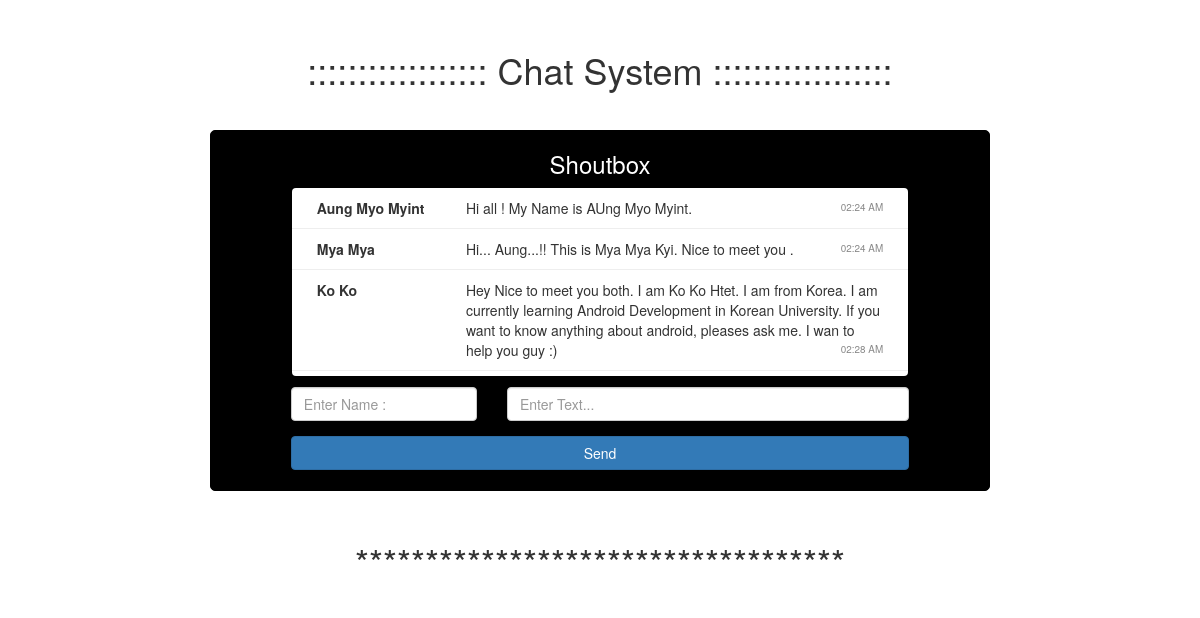
The page / on the database its author committed.
### tables this page shows
CREATE TABLE `shout_table` (
  `id` int(11) NOT NULL,
  `user` varchar(50) NOT NULL,
  `message` text NOT NULL,
  `time` time NOT NULL
);

### index.php (the view, shortened to what this page needs)
<?php
include "database.php";
?>
<?php
 $query  = 'Select * from shout_table';
 $shouts = mysqli_query($con, $query);
?>
<!Doctype html>
<html>
<head>
	<link rel="stylesheet"  href="css/style.css" type="text/css" />
	<link rel="stylesheet" href="https://maxcdn.bootstrapcdn.com/bootstrap/3.3.7/css/bootstrap.min.css">
</head>
<body>
<div class="container " style="">
	<div class="row div_row" style="">
		<div class="col-md-2" ></div>
		<div class="col-md-8  " >
				<div class="row text-center" >
					<h1 > :::::::::::::::::: Chat System ::::::::::::::::::   </h1>
				</div>
		</div>
		<div class="col-md-2" ></div>
	</div>
	<div class="row div_row" style="">
		<div class="col-md-2" ></div>
		<div class="col-md-8 div_black_background" style="">
				<div class="row text-center" style="">
					<h3 class="font_color_white"> Shoutbox </h1>
				</div>
				<div class="row chat_cover_parent_height" style="">
					<div class="col-md-1"></div>
					<div class="col-md-10" >
						<ul class="col-md-12 div_chat_cover" style="">
							<?php while($row = mysqli_fetch_assoc($shouts)) : ?>
							<li class="row div_message_line" style="">
									<span class="col-md-3 word-wrap" style="">
										<strong> <?php  echo $row['user'];   ?> </strong>
									</span>
									<span class="col-md-9 word-wrap" style=" ">
										<?php  echo $row['message'];   ?>
										<span class="time" >
											<small>
												<?php  $time = date("h:i A",strtotime($row['time']));   ?>
												<?php  echo $time;   ?>
											</small>
										</span>
									</span>
							</li>
							<?php endwhile; ?>
						</ul>
					</div>
					<div class="col-md-1"></div>
				</div>
				<div class="row" style="">
					<div class="col-md-1"></div>
					<div class="col-md-10 div_two_textboxes" style="">
						<form method="post" action="process.php">
							<div  class="row" style="" >
								<div class="col-md-4" >
									<input class="form-control" type="text" style="" placeholder="Enter Name : "  name="user">
								</div>
								<div class="col-md-8" >
									<input class="form-control"  type="text"  style=""  placeholder="Enter Text... " name="message">
								</div>
							</div>
							<div  class="row div_button" style="">
								<div class="col-md-12" >
									<input class="btn btn-primary btn-block btn_color"  type="submit" value="Send" name="submit">
								</div>
							</div>
						</form>
					</div>
					<div class="col-md-1"></div>
				</div>
		</div>
		<div class="col-md-2" ></div>
	</div>
	<div class="row div_row" style="">
		<div class="col-md-2" ></div>
		<div class="col-md-8  " >
				<div class="row text-center" >
					<h1 > ***********************************   </h1>
				</div>
		</div>
		<div class="col-md-2" ></div>
	</div>
</div>
</body>
</html>

### css/style.css (style rules this page uses)
.div_black_background { background-color:black; border:1px solid #000; border-radius: 5px; }
.chat_cover_parent_height { height:200px; }
.div_chat_cover { background-color:white; height:190px; border:1px solid #000; border-radius: 5px; overflow: auto; margin: 0 auto; }
.div_message_line { list-style : none; border-bottom : 1px #eee solid; padding : 10px; }
.word-wrap { word-wrap:break-word; display:block; }
.time { color : #888; font-size: smaller; float : right; }
.div_two_textboxes { margin-bottom : 20px; }
.btn_color { background-color: #d52727; border-color: #d52727; }
.font_color_white { color:white; }
.div_button { margin-top: 15px; }
.div_row { margin-top:30px; }

### rows shown on the page
shout_table: user "Aung Myo Myint", message "Hi all ! My Name is AUng Myo Myint.", time "02:24 AM"
shout_table: user "Mya Mya", message "Hi... Aung...!! This is Mya Mya Kyi. Nice to meet you .", time "02:24 AM"
shout_table: user "Ko Ko", message "Hey Nice to meet you both. I am Ko Ko Htet. I am from Korea. I am currently learning Android Development in Korean University. If you want to know anything about android, pleases ask me. I wan to help you guy :)", time "02:28 AM"
